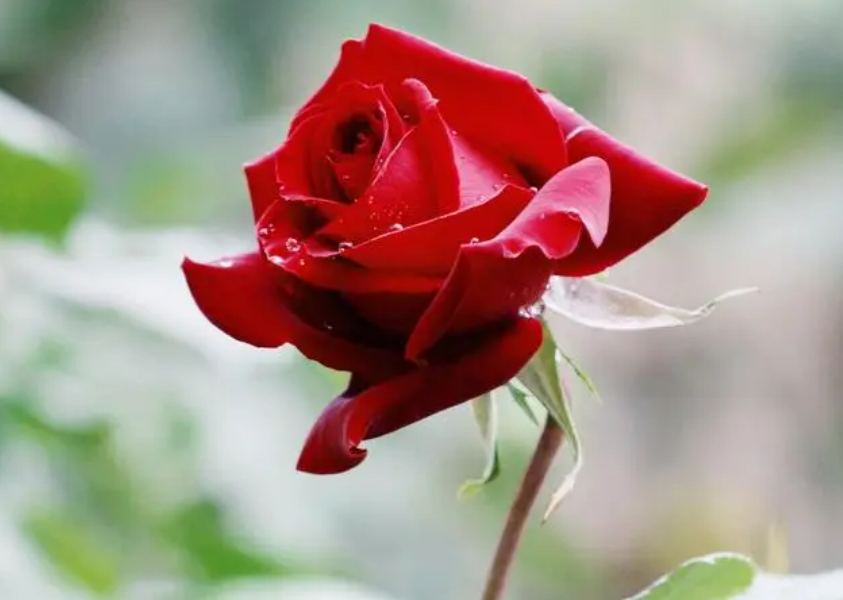
#> input picture 103-魏星/week6/flower.png, 843 x 600 px
$ python cv2-kmeans.py
#> lines starting #> are read from the running program, lines starting #| are printed output that depends on the picture
import cv2
import numpy as np
import matplotlib.pyplot as plt


'''
cv2 kmeans：
retval, bestLabels, centers = kmeans(data, K, bestLabels, criteria, attempts, flags[, centers])
参数：
* data表示聚类数据，最好是np.flloat32类型的N维点集
* K表示聚类类簇数
* bestLabels表示输出的整数数组，用于存储每个样本的聚类标签索引
* criteria表示算法终止条件，即最大迭代次数或所需精度。在某些迭代中，一旦每个簇中心的移动小于criteria.epsilon，算法就会停止
* attempts表示重复试验kmeans算法的次数，算法返回产生最佳紧凑性的标签
* flags表示初始中心的选择，两种方法是cv2.KMEANS_PP_CENTERS ;和cv2.KMEANS_RANDOM_CENTERS
* centers表示集群中心的输出矩阵，每个集群中心为一行数据

'''

src_img= cv2.imread('flower.png')
#> src_img is the input picture: shape (600, 843, 3); mean B, G, R 132.9, 144.5, 166.1
img = cv2.cvtColor(src_img,cv2.COLOR_BGR2RGB)

#图像二维像素转换为一维
Z = img.reshape((-1,3))
z = np.float32(Z)

## 终止条件
criteria = (cv2.TERM_CRITERIA_EPS + cv2.TERM_CRITERIA_MAX_ITER, 10, 1.0)

#设置标签
flags = cv2.KMEANS_RANDOM_CENTERS

k = [0,2,4,8,12,16]
#将颜色聚类，分为原始，2,4,8,12,16
for n,i in enumerate(k):
    plt.subplot(2,3,n+1)
    if n == 0:
        plt.imshow(img),plt.title('original'),plt.xticks([]),plt.yticks([])
        continue

    ret,label,center=cv2.kmeans(z,i,None,criteria,10,flags)

    center = np.uint8(center)
    res = center[label.ravel()]

    res = res.reshape(img.shape)
    plt.imshow(res),plt.title('K ={}'.format(i)),plt.xticks([]),plt.yticks([])
#> this loop made 6 passes
#> ret on passes 3 to 6: 748556591.8, 318247917.8, 230516140.2, 160554947.4
#> (ret, center) on pass 2: (1.72e+09, [[176, 182, 168], [132, 24, 19]])
#> pass 2, `res = res.reshape(img.shape)`:
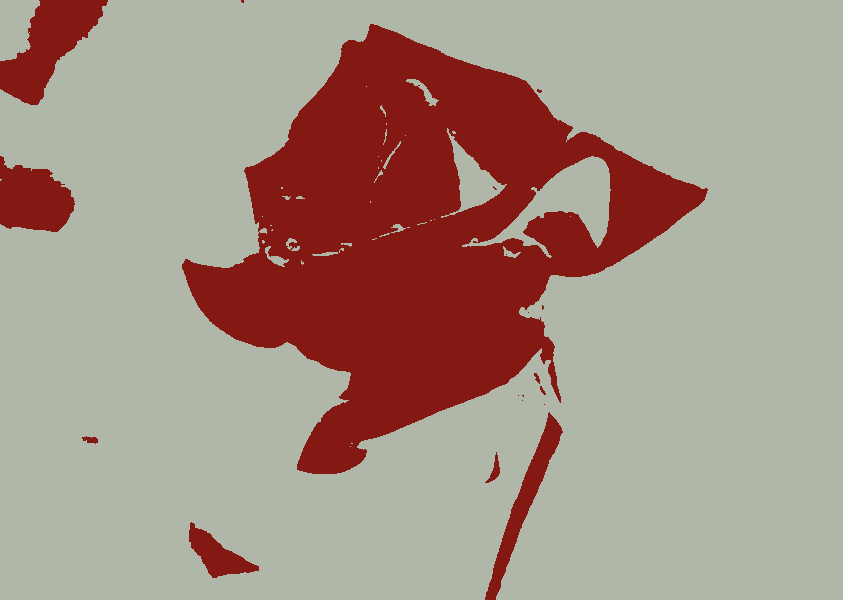
#> res: shape (600, 843, 3); mean R, G, B 165.4, 144, 132.2
#> pass 3, `res = res.reshape(img.shape)`:
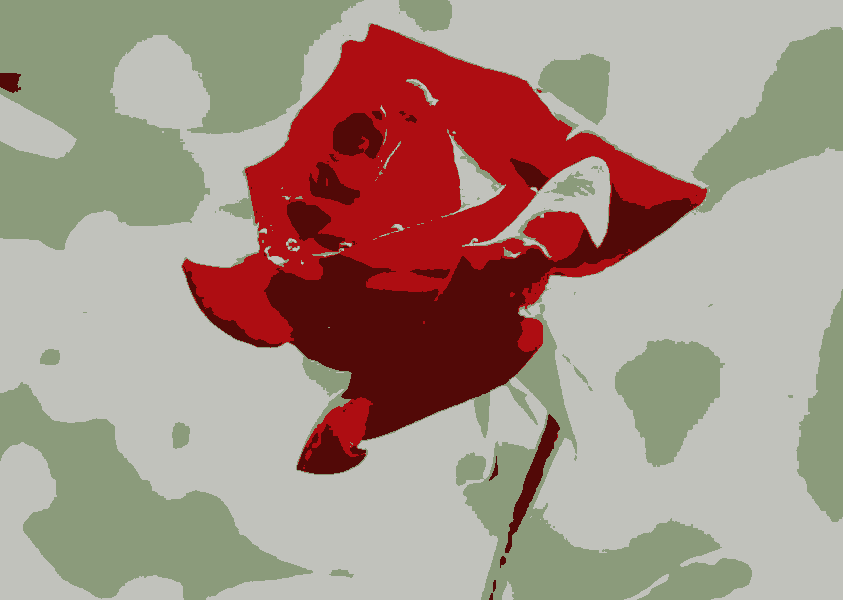
#> res: shape (600, 843, 3); mean R, G, B 165.7, 144, 132.4
plt.show()
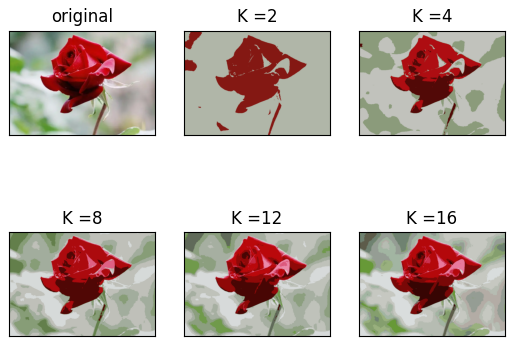
#> figure drawn by matplotlib, 6 panels
